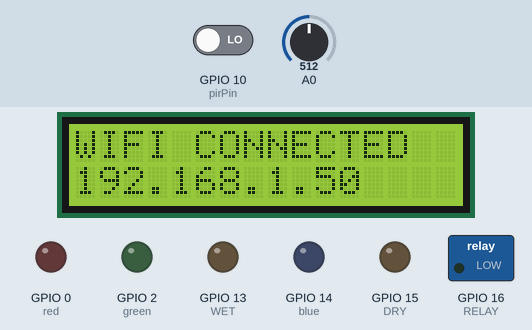
The sketch below on a simulated ESP8266 (NodeMCU). On the bench: 16×2 character LCD, switched loads named in the sketch (green lamp = pin HIGH), output pins drawn as LEDs (lit = HIGH). The inputs (shaded band) are chosen by the test bench; at power-on: A0 = 512, GPIO 10 (pirPin) LOW. WiFi joins after 1.5 s; servers stay silent unless stated; network time is answered at once with the bench clock; the local clock reads 2024-03-15 10:24:30 at power-on unless the sketch sets it; web services answer with replies made up by the test bench; what the sketch prints to the serial monitor is not drawn.

Above: at 1.7 s.
At 2.7 s:
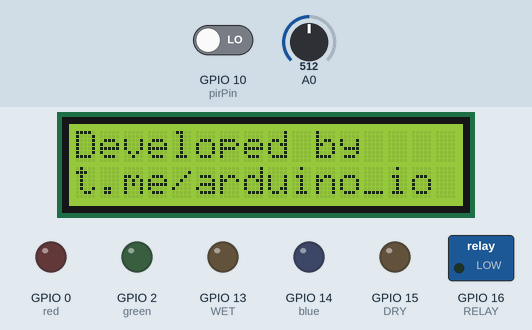
7.2 s: A0 set to 492
At 8.7 s:
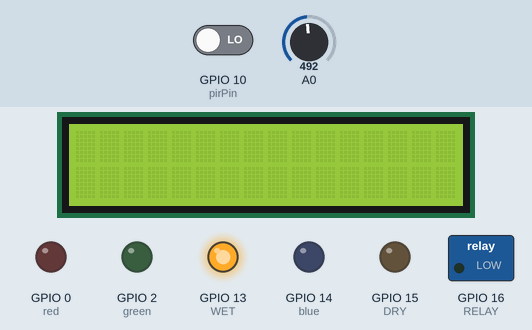
9.7 s: A0 set to 510
At 11.8 s:
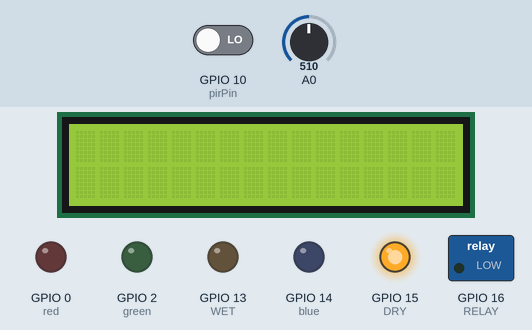
12.2 s: A0 set to 490
At 32.1 s:
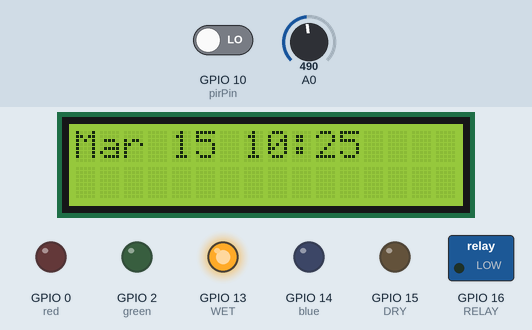
Timing chart, 0 to 32.5 s (numbered marks = the images above; inputs shaded):
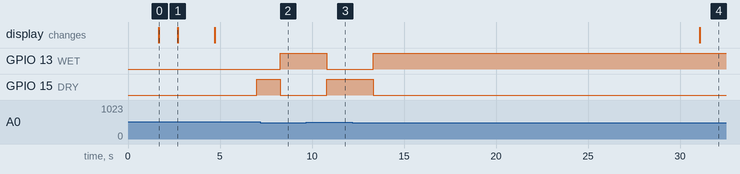

The sketch:

lesson_11.ino
```cpp
//wifi, bot-token
#include "secrets.h"

//настройки
#define deltatime +1 //постройка времени (+1 час для Минска\Москвы)
#define waterMax 50 // (0/100) Порог сухости. Чем больше значение, тем меньше растение надо поливать

//пины
#define RELAY 16 //D0
#define red   0 //D3
#define green 2 //D4
#define blue  14 //D5
#define DS18B21 12  //D6
#define WET  13 // Зеленый светодиод на пин D7
#define DRY  15 // Красный светодиод на пин D8
#define sense_Pin 0 // Датчик влажности почвы на пин A0
#define pirPin 10 //SD3


#include <OneWire.h>
#include <DallasTemperature.h>
#include <ESP8266WiFi.h>
#include <NTPClient.h>
#include <WifiUDP.h>
#include <WiFiClientSecure.h>
#include <String.h>
#include <Wire.h>
#include <Time.h>
#include <TimeLib.h>
#include <Timezone.h>
#include <TelegramBot.h>
#include <LiquidCrystal_I2C.h>
#include <SFE_BMP180.h>

#define NTP_OFFSET   60 * 60      // In seconds
#define NTP_INTERVAL 60 * 1000    // In miliseconds
#define NTP_ADDRESS  "ca.pool.ntp.org"  // change this to whatever pool is closest (see ntp.org)
unsigned long lastLcdUpdate = -30000;
unsigned long lastMillis;
String date;
String t;
String newMsg;
String msg;
String lastTime;
String lastDate;
String timeOn;
const char * months[] = {"Jan", "Feb", "Mar", "Apr", "May", "June", "July", "Aug", "Sep", "Oct", "Nov", "Dec"} ;
unsigned long lastUpdate = 0;
byte value = 0;

LiquidCrystal_I2C lcd(0x27, 16, 2);
WiFiUDP ntpUDP;
NTPClient timeClient(ntpUDP, NTP_ADDRESS, NTP_OFFSET, NTP_INTERVAL);
WiFiClientSecure net_ssl;
TelegramBot bot (BotToken, net_ssl);
SFE_BMP180 pressure;
OneWire oneWire(DS18B21);
DallasTemperature sensors(&oneWire);
DeviceAddress Thermometer1 = {0x28, 0xFF, 0x4E, 0x13, 0x50, 0x17, 0x04, 0x2B};
DeviceAddress Thermometer2 = {0x28, 0xFF, 0x1B, 0x14, 0x50, 0x17, 0x04, 0xEA};

void setup () {
  sensors.begin();
  sensors.setResolution(Thermometer1, 10);
  sensors.setResolution(Thermometer1, 20);
  Serial.begin(9600);
  wifiConnect();
  lcdSetUp();
  timeClient.begin();
  delay(1000);
  bot.begin();
  pressure.begin();
  getTime();
  timeOn = date+" "+t;
  pinMode(pirPin,  INPUT);
  pinMode(WET,    OUTPUT);
  pinMode(DRY,    OUTPUT);
  pinMode(red,    OUTPUT);
  pinMode(green,  OUTPUT);
  pinMode(blue,   OUTPUT);
  pinMode(RELAY,  OUTPUT);
  digitalWrite(RELAY, LOW);
  Serial.println("Started");

  value = analogRead(sense_Pin) / 10;
}

void loop() {
  updateLcdTime();
  chat();
  updateValue();
  leds();
  pirCheck();
}

void chat() {
  message m = bot.getUpdates();
  lcd.setCursor(0, 1);
  if (m.text.startsWith("Setnote")) {
    msg = m.text;
    msg.replace("Setnote ", " ");
    msg.trim();
    lcd.print(msg);
    bot.sendMessage(m.chat_id, "Setted");
  }
  if (m.text.equals("Deletenote")) {
    lcd.print("                  ");
    bot.sendMessage(m.chat_id, "Deleted");
  }
  if (m.text.equals("Relayon")) {
    digitalWrite(RELAY, HIGH);
    bot.sendMessage(m.chat_id, "Relay is on");
  }
  if (m.text.equals("Relayoff")) {
    digitalWrite(RELAY, LOW);
    bot.sendMessage(m.chat_id, "Relay is off");
  }
  if (m.text.equals("Pressure")){
    //то отправляем данные
    bot.sendMessage(m.chat_id, String(round(getPressure()))+" Pa");
  }
    if (m.text.equals("Red")){

    digitalWrite(red,    HIGH);
    digitalWrite(green,  LOW);
    digitalWrite(blue,   LOW);
    bot.sendMessage(m.chat_id, "Red strip");

  }else if (m.text.equals("Green")){

    digitalWrite(red,    LOW);
    digitalWrite(green,  HIGH);
    digitalWrite(blue,   LOW);
    bot.sendMessage(m.chat_id, "Green strip");

  }else if (m.text.equals("Blue")){

    digitalWrite(red,    LOW);
    digitalWrite(green,  LOW);
    digitalWrite(blue,   HIGH);
    bot.sendMessage(m.chat_id, "Blue strip");

  }else if (m.text.equals("Off")){

    digitalWrite(red,    LOW);
    digitalWrite(green,  LOW);
    digitalWrite(blue,   LOW);
    bot.sendMessage(m.chat_id, "Strip off");

  }
  if (m.text.equals("Temp1")){
    sensors.requestTemperatures();
    bot.sendMessage(m.chat_id, String(printTemperature(Thermometer1)));
  }
  else if (m.text.equals("Temp2")){
    sensors.requestTemperatures();
    bot.sendMessage(m.chat_id, String(printTemperature(Thermometer2)));
  }

  if (m.text.equals("Plant")) {
    if (value < waterMax) {
      bot.sendMessage(m.chat_id, "Plant is ok");
    } else {
      bot.sendMessage(m.chat_id, "Plant is not ok");
    }
  }

  if (m.text.equals("Last")){
    bot.sendMessage(m.chat_id, newMsg);
  }
  if (m.text.equals("Timeon")){
    bot.sendMessage(m.chat_id, timeOn);
  }
}

void getTime() {
  date = ""; t = "";
  timeClient.update();
  unsigned long epochTime =  timeClient.getEpochTime();
  time_t local, utc;
  utc = epochTime;
  TimeChangeRule usEDT = {"EDT", Second, Sun, Mar, 2, +(deltatime * 60 + 60)}; //UTC - 5 hours - change this as needed
  TimeChangeRule usEST = {"EST", First, Sun, Nov, 2, +(deltatime * 60)}; //UTC - 6 hours - change this as needed
  Timezone usEastern(usEDT, usEST);
  local = usEastern.toLocal(utc);
  date += months[month(local) - 1];
  date += " ";
  date += day(local);
  t += hour(local);
  t += ":";
  if (minute(local) < 10) // add a zero if minute is under 10
    t += "0";
  t += minute(local);
  t += " ";
  Serial.println(date);
  Serial.println(t);
}

void wifiConnect() {
  Serial.print("Connecting");
  WiFi.begin(ssid, password);
  while (WiFi.status() != WL_CONNECTED) {
    delay(500);
    Serial.print(".");
  }
  Serial.println("");
  Serial.print("Connected to WiFi at ");
  Serial.print(WiFi.localIP());
  Serial.println("");
}

void updateLcdTime() {
  if (millis() - 60000 > lastLcdUpdate) {
    lcd.setCursor(0, 0);
    getTime();
    lcd.print(date + " " + t);
    lastLcdUpdate = millis();
  }
}

void lcdSetUp() {
  lcd.begin(16, 2);
  lcd.init();
  lcd.backlight();
  lcd.setCursor(0, 0);
  lcd.print("WIFI CONNECTED");
  lcd.setCursor(0, 1);
  lcd.print(WiFi.localIP());
  delay(1000);
  lcd.clear();
  lcd.setCursor(0, 0);
  lcd.print("Developed by");
  lcd.setCursor(0, 1);
  lcd.print("t.me/arduino_io");
  delay(2000);
  lcd.clear();
}

//функция для получения давления
double getPressure() {
  char status;
  double T, P, p0, a;
  status = pressure.startTemperature();
  if (status != 0) {
    // ожидание замера температуры
    delay(status);
    status = pressure.getTemperature(T);
    if (status != 0) {
      status = pressure.startPressure(3);
      if (status != 0) {
        // ожидание замера давления
        delay(status);
        status = pressure.getPressure(P, T);
        if (status != 0) {
          return (P);
        }
      }
    }
  }
}

float printTemperature(DeviceAddress deviceAddress) {
  return sensors.getTempC(deviceAddress);
}

//функция отвечает за светодиодную индикацию
void leds() {
  if (value < waterMax) {
    digitalWrite(WET, HIGH);
    digitalWrite(DRY, LOW);
  } else {
    digitalWrite(DRY, HIGH);
    digitalWrite(WET, LOW);
  }
}

//функция обновляющая значение влажности раз в 0.5 секуды
void updateValue() {
  if (millis() - lastUpdate > 500) {
    value = analogRead(sense_Pin) / 10;
    lastUpdate = millis();
  }
}

void pirCheck(){
    if (digitalRead(pirPin) == HIGH && millis() - lastMillis > 10000){
    lastMillis = millis();
    getTime();
    lastDate = date;
    lastTime = t;
    Serial.println(date);
    Serial.println(t);
    newMsg = "" + date + " "+t;
  }
}
```

secrets.h
```cpp
const char* ssid = "";
const char* password = "";
const char BotToken[] = "";
```

Measured:
- the behaviour switches between 500 and 499 on A0 (found by bisection; images 1 and 2)
- after the input at 7.2 s, GPIO 13 (WET): LOW → HIGH after 1.1 s; GPIO 15 (DRY): HIGH → LOW after 1.1 s
- after the input at 9.7 s, GPIO 13 (WET): HIGH → LOW after 1.1 s; GPIO 15 (DRY): LOW → HIGH after 1.1 s
- after the input at 12.2 s, GPIO 13 (WET): LOW → HIGH after 1.1 s; GPIO 15 (DRY): HIGH → LOW after 1.1 s
- what the display in image 0 shows lasts 1.0 s, from 1.7 s to 2.7 s
- what the display in image 1 shows lasts 2.0 s, from 2.7 s to 4.7 s
